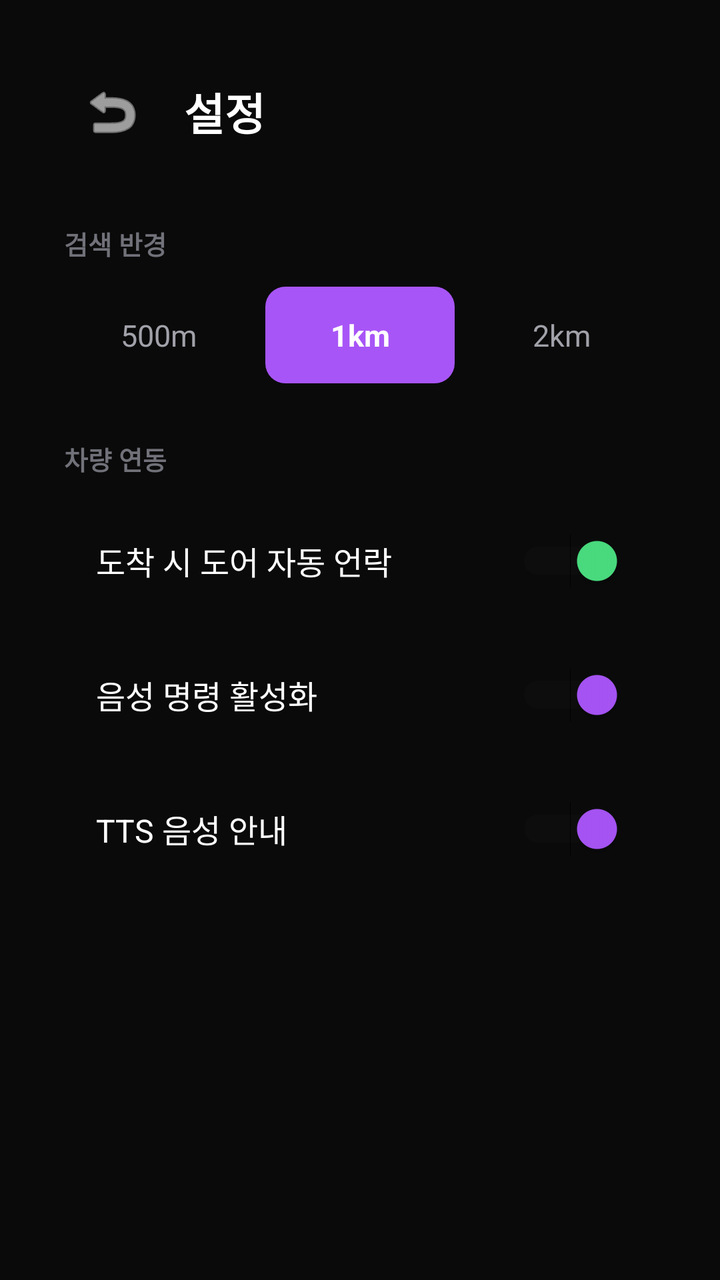
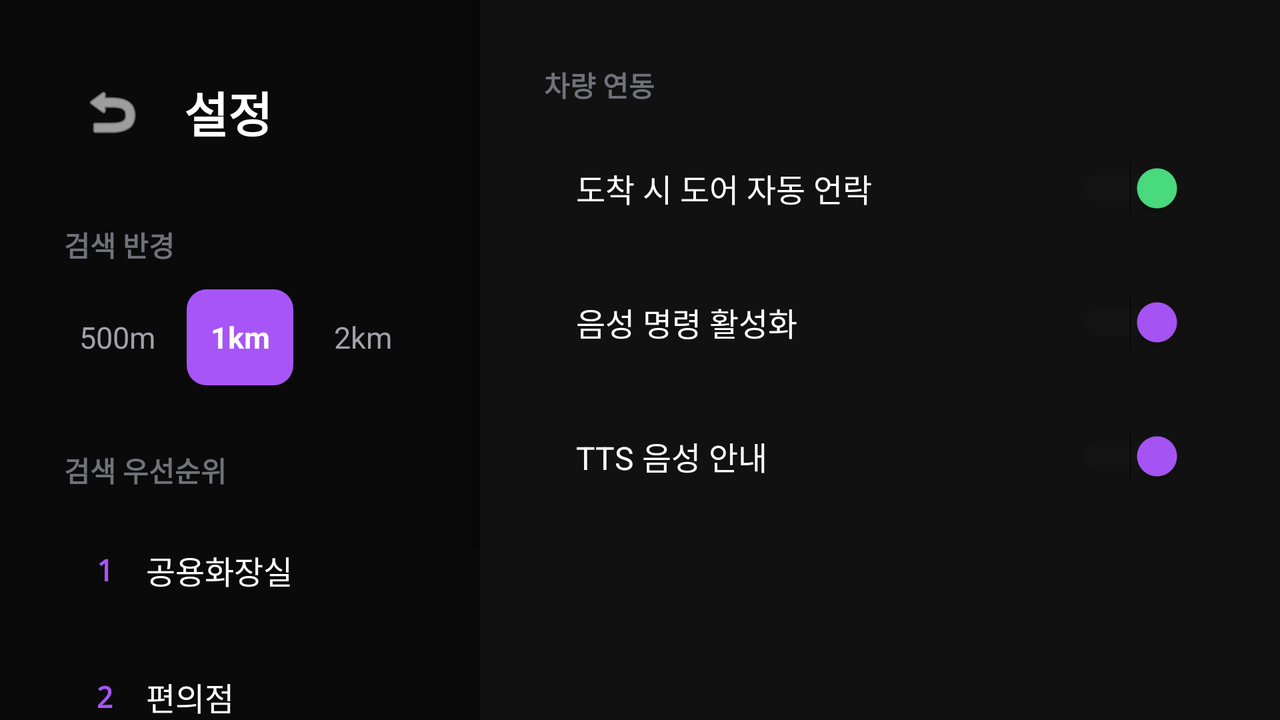

Compare how this app lays out the same screen by default and in its alternative resource folder. The renders come first, then the two layout files and the values they reference.
<!-- AndroidManifest.xml: application theme Theme.Poopilot -->
<!-- res/layout/fragment_settings.xml -->
<?xml version="1.0" encoding="utf-8"?>
<ScrollView
    xmlns:android="http://schemas.android.com/apk/res/android"
    android:layout_width="match_parent"
    android:layout_height="match_parent"
    android:background="@color/bg_primary">

    <LinearLayout
        android:layout_width="match_parent"
        android:layout_height="wrap_content"
        android:orientation="vertical"
        android:padding="@dimen/screen_padding">

        <LinearLayout
            android:layout_width="match_parent"
            android:layout_height="wrap_content"
            android:gravity="center_vertical"
            android:orientation="horizontal">

            <ImageButton
                android:id="@+id/btnBack"
                android:layout_width="@dimen/touch_target_min"
                android:layout_height="@dimen/touch_target_min"
                android:background="?attr/selectableItemBackgroundBorderless"
                android:src="@android:drawable/ic_menu_revert"
                android:contentDescription="Back"
                app:tint="@color/text_primary"
                xmlns:app="http://schemas.android.com/apk/res-auto" />

            <TextView
                android:layout_width="wrap_content"
                android:layout_height="wrap_content"
                android:layout_marginStart="12dp"
                android:text="설정"
                android:textColor="@color/text_primary"
                android:textSize="@dimen/text_title"
                android:textStyle="bold" />
        </LinearLayout>

        <TextView
            android:layout_width="wrap_content"
            android:layout_height="wrap_content"
            android:layout_marginTop="32dp"
            android:text="검색 반경"
            android:textColor="@color/text_muted"
            android:textSize="@dimen/text_caption"
            android:textStyle="bold" />

        <LinearLayout
            android:layout_width="match_parent"
            android:layout_height="wrap_content"
            android:layout_marginTop="12dp"
            android:orientation="horizontal">

            <TextView
                android:id="@+id/btnRadius500"
                android:layout_width="0dp"
                android:layout_height="wrap_content"
                android:layout_weight="1"
                android:layout_marginEnd="6dp"
                android:background="@drawable/card_bg"
                android:gravity="center"
                android:padding="14dp"
                android:text="500m"
                android:textColor="@color/text_secondary"
                android:textSize="15sp" />

            <TextView
                android:id="@+id/btnRadius1km"
                android:layout_width="0dp"
                android:layout_height="wrap_content"
                android:layout_weight="1"
                android:layout_marginEnd="6dp"
                android:background="@drawable/button_selected_bg"
                android:gravity="center"
                android:padding="14dp"
                android:text="1km"
                android:textColor="@color/text_primary"
                android:textSize="15sp"
                android:textStyle="bold" />

            <TextView
                android:id="@+id/btnRadius2km"
                android:layout_width="0dp"
                android:layout_height="wrap_content"
                android:layout_weight="1"
                android:background="@drawable/card_bg"
                android:gravity="center"
                android:padding="14dp"
                android:text="2km"
                android:textColor="@color/text_secondary"
                android:textSize="15sp" />
        </LinearLayout>

        <TextView
            android:layout_width="wrap_content"
            android:layout_height="wrap_content"
            android:layout_marginTop="28dp"
            android:text="차량 연동"
            android:textColor="@color/text_muted"
            android:textSize="@dimen/text_caption"
            android:textStyle="bold" />

        <LinearLayout
            android:layout_width="match_parent"
            android:layout_height="wrap_content"
            android:layout_marginTop="12dp"
            android:background="@drawable/card_bg"
            android:gravity="center_vertical"
            android:orientation="horizontal"
            android:padding="16dp">

            <TextView
                android:layout_width="0dp"
                android:layout_height="wrap_content"
                android:layout_weight="1"
                android:text="도착 시 도어 자동 언락"
                android:textColor="@color/text_primary"
                android:textSize="@dimen/text_body" />

            <Switch
                android:id="@+id/switchDoorUnlock"
                android:layout_width="wrap_content"
                android:layout_height="wrap_content"
                android:checked="true"
                android:thumbTint="@color/success_green"
                android:trackTint="@color/bg_card" />
        </LinearLayout>

        <LinearLayout
            android:layout_width="match_parent"
            android:layout_height="wrap_content"
            android:layout_marginTop="8dp"
            android:background="@drawable/card_bg"
            android:gravity="center_vertical"
            android:orientation="horizontal"
            android:padding="16dp">

            <TextView
                android:layout_width="0dp"
                android:layout_height="wrap_content"
                android:layout_weight="1"
                android:text="음성 명령 활성화"
                android:textColor="@color/text_primary"
                android:textSize="@dimen/text_body" />

            <Switch
                android:id="@+id/switchVoice"
                android:layout_width="wrap_content"
                android:layout_height="wrap_content"
                android:checked="true"
                android:thumbTint="@color/accent_purple"
                android:trackTint="@color/bg_card" />
        </LinearLayout>

        <LinearLayout
            android:layout_width="match_parent"
            android:layout_height="wrap_content"
            android:layout_marginTop="8dp"
            android:background="@drawable/card_bg"
            android:gravity="center_vertical"
            android:orientation="horizontal"
            android:padding="16dp">

            <TextView
                android:layout_width="0dp"
                android:layout_height="wrap_content"
                android:layout_weight="1"
                android:text="TTS 음성 안내"
                android:textColor="@color/text_primary"
                android:textSize="@dimen/text_body" />

            <Switch
                android:id="@+id/switchTts"
                android:layout_width="wrap_content"
                android:layout_height="wrap_content"
                android:checked="true"
                android:thumbTint="@color/accent_purple"
                android:trackTint="@color/bg_card" />
        </LinearLayout>

    </LinearLayout>
</ScrollView>
<!-- resources referenced by this layout -->
<resources>
  <color name="accent_purple">#FFA855F7</color>
  <color name="bg_card">#FF1A1A1A</color>
  <color name="bg_primary">#FF0A0A0A</color>
  <color name="success_green">#FF4ADE80</color>
  <color name="text_muted">#FF71717A</color>
  <color name="text_primary">#FFFFFFFF</color>
  <color name="text_secondary">#FFA1A1AA</color>
  <dimen name="screen_padding">32dp</dimen>
  <dimen name="text_body">16sp</dimen>
  <dimen name="text_caption">13sp</dimen>
  <dimen name="text_title">22sp</dimen>
  <dimen name="touch_target_min">48dp</dimen>
  <!-- drawable button_selected_bg (drawable) -->
  <?xml version="1.0" encoding="utf-8"?>
  <shape xmlns:android="http://schemas.android.com/apk/res/android"
      android:shape="rectangle">
      <solid android:color="@color/accent_purple" />
      <corners android:radius="@dimen/button_radius" />
  </shape>
  <style name="Theme.Poopilot" parent="Theme.MaterialComponents.DayNight.NoActionBar">
          <item name="colorPrimary">@color/accent_purple</item>
          <item name="colorPrimaryVariant">@color/accent_purple</item>
          <item name="colorOnPrimary">@color/text_primary</item>
          <item name="colorSecondary">@color/success_green</item>
          <item name="colorOnSecondary">@color/text_inverse</item>
          <item name="android:colorBackground">@color/bg_primary</item>
          <item name="colorSurface">@color/bg_card</item>
          <item name="colorOnSurface">@color/text_primary</item>
          <item name="android:statusBarColor">@color/bg_primary</item>
          <item name="android:navigationBarColor">@color/bg_primary</item>
          <item name="android:windowBackground">@color/bg_primary</item>
      </style>
  <dimen name="button_radius">10dp</dimen>
  <color name="text_inverse">#FF0A0A0A</color>
</resources>
<!-- res/layout-land/fragment_settings.xml (the repository's variant of the layout above) -->
<!-- drawn on the phone turned sideways -->
<?xml version="1.0" encoding="utf-8"?>
<LinearLayout xmlns:android="http://schemas.android.com/apk/res/android"
    android:layout_width="match_parent"
    android:layout_height="match_parent"
    android:background="@color/bg_primary"
    android:orientation="horizontal">

    
    <ScrollView
        android:layout_width="0dp"
        android:layout_height="match_parent"
        android:layout_weight="1">

        <LinearLayout
            android:layout_width="match_parent"
            android:layout_height="wrap_content"
            android:orientation="vertical"
            android:padding="@dimen/screen_padding">

            
            <LinearLayout
                android:layout_width="match_parent"
                android:layout_height="wrap_content"
                android:gravity="center_vertical"
                android:orientation="horizontal">

                <ImageButton
                    android:id="@+id/btnBack"
                    android:layout_width="@dimen/touch_target_min"
                    android:layout_height="@dimen/touch_target_min"
                    android:background="?attr/selectableItemBackgroundBorderless"
                    android:contentDescription="Back"
                    android:src="@android:drawable/ic_menu_revert"
                    android:tint="@color/text_primary" />

                <TextView
                    android:layout_width="wrap_content"
                    android:layout_height="wrap_content"
                    android:layout_marginStart="@dimen/spacing_md"
                    android:text="설정"
                    android:textColor="@color/text_primary"
                    android:textSize="24sp"
                    android:textStyle="bold" />
            </LinearLayout>

            
            <TextView
                android:layout_width="wrap_content"
                android:layout_height="wrap_content"
                android:layout_marginTop="@dimen/spacing_xxl"
                android:text="검색 반경"
                android:textColor="@color/text_muted"
                android:textSize="@dimen/text_body_small"
                android:textStyle="bold" />

            <LinearLayout
                android:layout_width="match_parent"
                android:layout_height="wrap_content"
                android:layout_marginTop="@dimen/spacing_md"
                android:orientation="horizontal">

                <TextView
                    android:id="@+id/btnRadius500"
                    android:layout_width="0dp"
                    android:layout_height="wrap_content"
                    android:layout_weight="1"
                    android:layout_marginEnd="8dp"
                    android:background="@drawable/card_bg"
                    android:gravity="center"
                    android:minHeight="@dimen/touch_target_min"
                    android:text="500m"
                    android:textColor="@color/text_secondary"
                    android:textSize="15sp" />

                <TextView
                    android:id="@+id/btnRadius1km"
                    android:layout_width="0dp"
                    android:layout_height="wrap_content"
                    android:layout_weight="1"
                    android:layout_marginEnd="8dp"
                    android:background="@drawable/button_selected_bg"
                    android:gravity="center"
                    android:minHeight="@dimen/touch_target_min"
                    android:text="1km"
                    android:textColor="@color/text_primary"
                    android:textSize="15sp"
                    android:textStyle="bold" />

                <TextView
                    android:id="@+id/btnRadius2km"
                    android:layout_width="0dp"
                    android:layout_height="wrap_content"
                    android:layout_weight="1"
                    android:background="@drawable/card_bg"
                    android:gravity="center"
                    android:minHeight="@dimen/touch_target_min"
                    android:text="2km"
                    android:textColor="@color/text_secondary"
                    android:textSize="15sp" />
            </LinearLayout>

            
            <TextView
                android:layout_width="wrap_content"
                android:layout_height="wrap_content"
                android:layout_marginTop="@dimen/spacing_xxl"
                android:text="검색 우선순위"
                android:textColor="@color/text_muted"
                android:textSize="@dimen/text_body_small"
                android:textStyle="bold" />

            <LinearLayout
                android:layout_width="match_parent"
                android:layout_height="wrap_content"
                android:layout_marginTop="@dimen/spacing_md"
                android:background="@drawable/card_bg"
                android:gravity="center_vertical"
                android:orientation="horizontal"
                android:padding="@dimen/card_padding">

                <TextView
                    android:layout_width="wrap_content"
                    android:layout_height="wrap_content"
                    android:layout_marginEnd="@dimen/spacing_lg"
                    android:fontFamily="monospace"
                    android:text="1"
                    android:textColor="@color/accent_purple"
                    android:textSize="15sp"
                    android:textStyle="bold" />

                <TextView
                    android:layout_width="wrap_content"
                    android:layout_height="wrap_content"
                    android:text="공용화장실"
                    android:textColor="@color/text_primary"
                    android:textSize="@dimen/text_body" />
            </LinearLayout>

            <LinearLayout
                android:layout_width="match_parent"
                android:layout_height="wrap_content"
                android:layout_marginTop="@dimen/spacing_sm"
                android:background="@drawable/card_bg"
                android:gravity="center_vertical"
                android:orientation="horizontal"
                android:padding="@dimen/card_padding">

                <TextView
                    android:layout_width="wrap_content"
                    android:layout_height="wrap_content"
                    android:layout_marginEnd="@dimen/spacing_lg"
                    android:fontFamily="monospace"
                    android:text="2"
                    android:textColor="@color/accent_purple"
                    android:textSize="15sp"
                    android:textStyle="bold" />

                <TextView
                    android:layout_width="wrap_content"
                    android:layout_height="wrap_content"
                    android:text="편의점"
                    android:textColor="@color/text_primary"
                    android:textSize="@dimen/text_body" />
            </LinearLayout>

            <LinearLayout
                android:layout_width="match_parent"
                android:layout_height="wrap_content"
                android:layout_marginTop="@dimen/spacing_sm"
                android:background="@drawable/card_bg"
                android:gravity="center_vertical"
                android:orientation="horizontal"
                android:padding="@dimen/card_padding">

                <TextView
                    android:layout_width="wrap_content"
                    android:layout_height="wrap_content"
                    android:layout_marginEnd="@dimen/spacing_lg"
                    android:fontFamily="monospace"
                    android:text="3"
                    android:textColor="@color/accent_purple"
                    android:textSize="15sp"
                    android:textStyle="bold" />

                <TextView
                    android:layout_width="wrap_content"
                    android:layout_height="wrap_content"
                    android:text="주유소"
                    android:textColor="@color/text_primary"
                    android:textSize="@dimen/text_body" />
            </LinearLayout>
        </LinearLayout>
    </ScrollView>

    
    <LinearLayout
        android:layout_width="400dp"
        android:layout_height="match_parent"
        android:background="@color/bg_secondary"
        android:orientation="vertical"
        android:padding="@dimen/screen_padding">

        <TextView
            android:layout_width="wrap_content"
            android:layout_height="wrap_content"
            android:text="차량 연동"
            android:textColor="@color/text_muted"
            android:textSize="@dimen/text_body_small"
            android:textStyle="bold" />

        <LinearLayout
            android:layout_width="match_parent"
            android:layout_height="wrap_content"
            android:layout_marginTop="@dimen/spacing_md"
            android:background="@drawable/card_bg"
            android:gravity="center_vertical"
            android:orientation="horizontal"
            android:padding="@dimen/card_padding">

            <TextView
                android:layout_width="0dp"
                android:layout_height="wrap_content"
                android:layout_weight="1"
                android:text="도착 시 도어 자동 언락"
                android:textColor="@color/text_primary"
                android:textSize="@dimen/text_body" />

            <Switch
                android:id="@+id/switchDoorUnlock"
                android:layout_width="wrap_content"
                android:layout_height="wrap_content"
                android:checked="true"
                android:thumbTint="@color/success_green"
                android:trackTint="@color/bg_card" />
        </LinearLayout>

        <LinearLayout
            android:layout_width="match_parent"
            android:layout_height="wrap_content"
            android:layout_marginTop="@dimen/spacing_sm"
            android:background="@drawable/card_bg"
            android:gravity="center_vertical"
            android:orientation="horizontal"
            android:padding="@dimen/card_padding">

            <TextView
                android:layout_width="0dp"
                android:layout_height="wrap_content"
                android:layout_weight="1"
                android:text="음성 명령 활성화"
                android:textColor="@color/text_primary"
                android:textSize="@dimen/text_body" />

            <Switch
                android:id="@+id/switchVoice"
                android:layout_width="wrap_content"
                android:layout_height="wrap_content"
                android:checked="true"
                android:thumbTint="@color/accent_purple"
                android:trackTint="@color/bg_card" />
        </LinearLayout>

        <LinearLayout
            android:layout_width="match_parent"
            android:layout_height="wrap_content"
            android:layout_marginTop="@dimen/spacing_sm"
            android:background="@drawable/card_bg"
            android:gravity="center_vertical"
            android:orientation="horizontal"
            android:padding="@dimen/card_padding">

            <TextView
                android:layout_width="0dp"
                android:layout_height="wrap_content"
                android:layout_weight="1"
                android:text="TTS 음성 안내"
                android:textColor="@color/text_primary"
                android:textSize="@dimen/text_body" />

            <Switch
                android:id="@+id/switchTts"
                android:layout_width="wrap_content"
                android:layout_height="wrap_content"
                android:checked="true"
                android:thumbTint="@color/accent_purple"
                android:trackTint="@color/bg_card" />
        </LinearLayout>
    </LinearLayout>
</LinearLayout>
<!-- resources referenced by the variant -->
<!-- as the phone turned sideways resolves them -->
<resources>
  <color name="accent_purple">#FFA855F7</color>
  <color name="bg_card">#FF1A1A1A</color>
  <color name="bg_primary">#FF0A0A0A</color>
  <color name="bg_secondary">#FF111111</color>
  <color name="success_green">#FF4ADE80</color>
  <color name="text_muted">#FF71717A</color>
  <color name="text_primary">#FFFFFFFF</color>
  <color name="text_secondary">#FFA1A1AA</color>
  <dimen name="card_padding">16dp</dimen>
  <dimen name="screen_padding">32dp</dimen>
  <dimen name="spacing_lg">16dp</dimen>
  <dimen name="spacing_md">12dp</dimen>
  <dimen name="spacing_sm">8dp</dimen>
  <dimen name="spacing_xxl">32dp</dimen>
  <dimen name="text_body">16sp</dimen>
  <dimen name="text_body_small">14sp</dimen>
  <dimen name="touch_target_min">48dp</dimen>
  <!-- drawable button_selected_bg (drawable) -->
  <?xml version="1.0" encoding="utf-8"?>
  <shape xmlns:android="http://schemas.android.com/apk/res/android"
      android:shape="rectangle">
      <solid android:color="@color/accent_purple" />
      <corners android:radius="@dimen/button_radius" />
  </shape>
  <style name="Theme.Poopilot" parent="Theme.MaterialComponents.DayNight.NoActionBar">
          <item name="colorPrimary">@color/accent_purple</item>
          <item name="colorPrimaryVariant">@color/accent_purple</item>
          <item name="colorOnPrimary">@color/text_primary</item>
          <item name="colorSecondary">@color/success_green</item>
          <item name="colorOnSecondary">@color/text_inverse</item>
          <item name="android:colorBackground">@color/bg_primary</item>
          <item name="colorSurface">@color/bg_card</item>
          <item name="colorOnSurface">@color/text_primary</item>
          <item name="android:statusBarColor">@color/bg_primary</item>
          <item name="android:navigationBarColor">@color/bg_primary</item>
          <item name="android:windowBackground">@color/bg_primary</item>
      </style>
  <dimen name="button_radius">10dp</dimen>
  <color name="text_inverse">#FF0A0A0A</color>
</resources>
